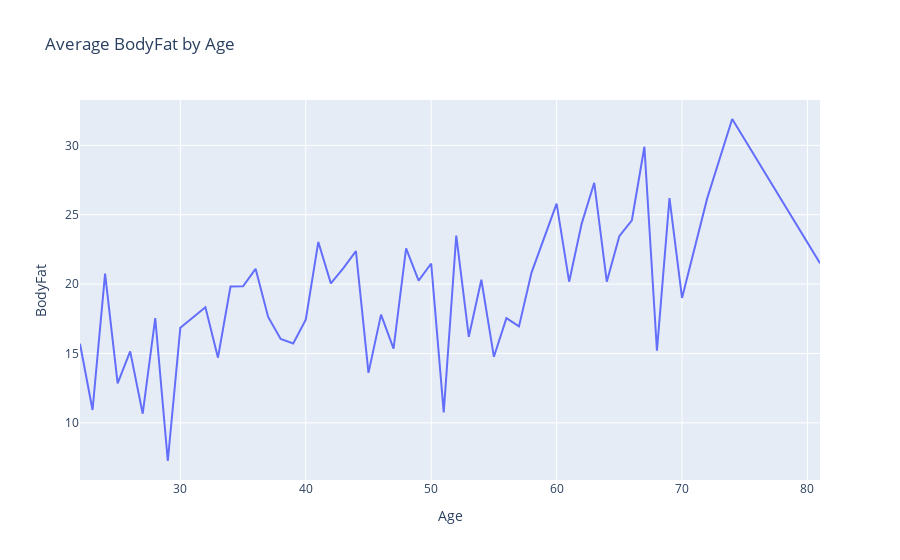

Source (notebook cell):
### Code cell
avg_bodyfat_age = df.groupby('Age')['BodyFat'].mean().reset_index()
plot = px.line(avg_bodyfat_age, x='Age', y='BodyFat',title = 'Average BodyFat by Age')
plot.show()

### Figure 1 — Plotly figure (JSON) as saved in the notebook; plotly's stock layout.template omitted (floating-point values rounded to 4 significant figures)
{"data": [{"hovertemplate": "Age=%{x}<br>BodyFat=%{y}<extra></extra>", "legendgroup": "", "line": {"color": "#636efa", "dash": "solid"}, "marker": {"symbol": "circle"}, "mode": "lines", "name": "", "orientation": "v", "showlegend": false, "type": "scatter", "x": [22, 23, 24, 25, 26, 27, 28, 29, 30, 31, 32, 33, 34, 35, 36, 37, 38, 39, 40, 41, 42, 43, 44, 45, 46, 47, 48, 49, 50, 51, 52, 53, 54, 55, 56, 57, 58, 60, 61, 62, 63, 64, 65, 66, 67, 68, 69, 70, 72, 74, 81], "xaxis": "x", "y": [15.7, 10.93, 20.75, 12.85, 15.15, 10.66, 17.54, 7.25, 16.85, 17.6, 18.32, 14.7, 19.82, 19.84, 21.1, 17.63, 16.05, 15.72, 17.44, 23.04, 20.05, 21.15, 22.38, 13.6, 17.8, 15.35, 22.58, 20.24, 21.49, 10.75, 23.5, 16.2, 20.31, 14.76, 17.55, 16.95, 20.83, 25.8, 20.18, 24.36, 27.3, 20.18, 23.45, 24.6, 29.9, 15.2, 26.2, 19, 26.16, 31.9, 21.5], "yaxis": "y"}], "layout": {"legend": {"tracegroupgap": 0}, "title": {"text": "Average BodyFat by Age"}, "xaxis": {"anchor": "y", "domain": [0, 1], "title": {"text": "Age"}}, "yaxis": {"anchor": "x", "domain": [0, 1], "title": {"text": "BodyFat"}}}}
